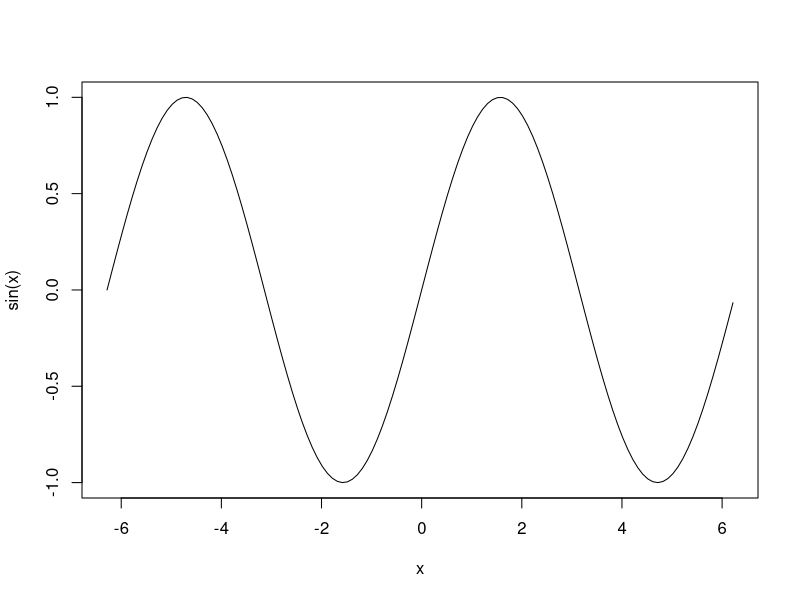
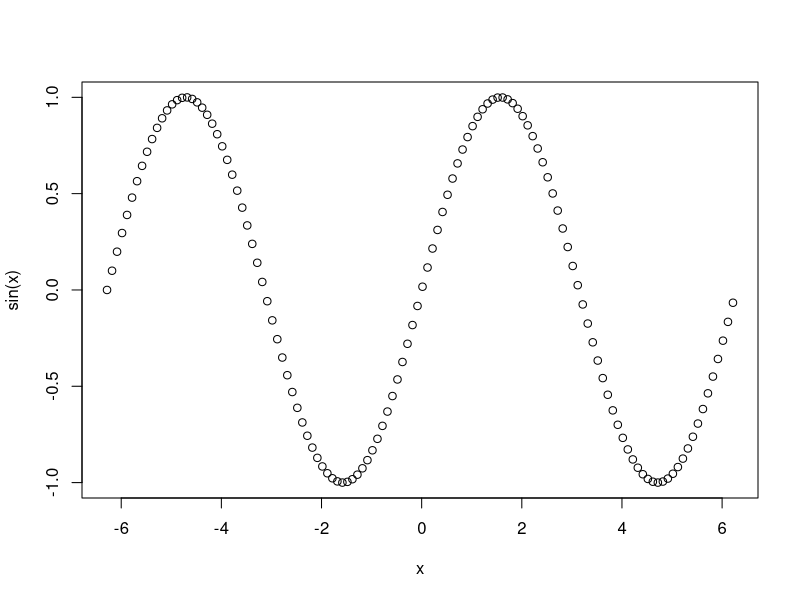
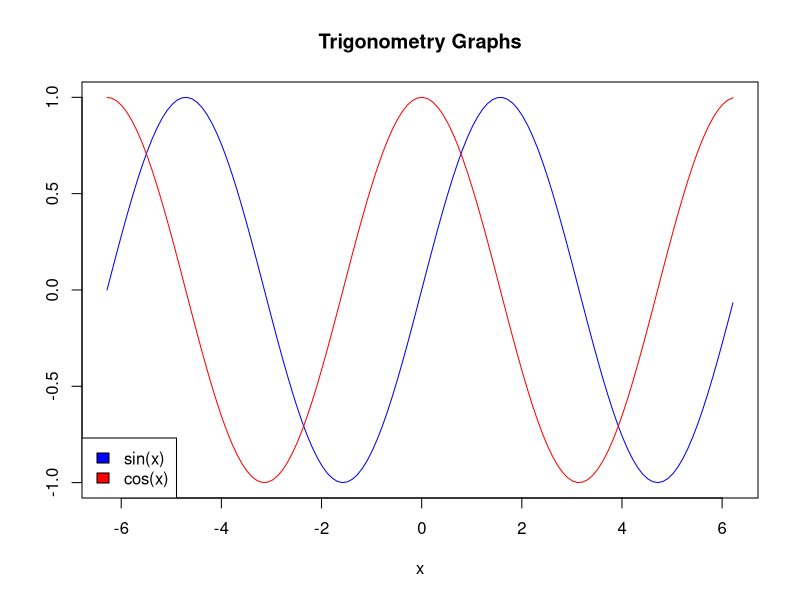

Reproduce these figures in R, in order.
#domain of functions
x <- seq(-2*pi, 2*pi, 0.1)

#plot sin(x) in line
plot (x, sin(x), type = "l")

#polot sin(x) in scattered dots
plot (x, sin(x))

#combined function graphs
plot(x, sin(x), main="Trigonometry Graphs", ylab="", type="l", col="blue")

lines(x,cos(x), col="red")

legend("bottomleft", c("sin(x)","cos(x)"), fill=c("blue","red"))
